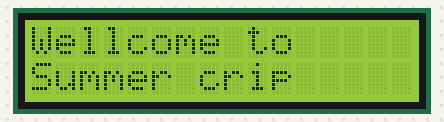
This sketch was run on a simulated Arduino Uno, built with avr-gcc and run on an emulated ATmega328P. Parts: 16×2 character LCD.

Above: at 0.1 s.
At 2.1 s:
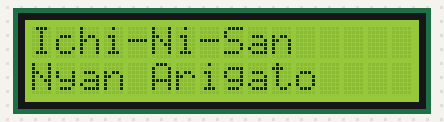
At 2.6 s:
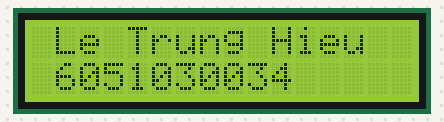

Measured:
- by itself, everything shown: repeats every 1.0 s, in 3 steps
- what the display in image 1 shows lasts 0.5 s, from 2.1 s to 2.6 s

The sketch:

lcd_nhap_coban.ino
```cpp
#include<LiquidCrystal.h>
//khoi tao cac chan
// LCD module connections (RS, E, D4, D5, D6, D7)
LiquidCrystal lcd(7,6,5,4,3,2);
const
byte degree_symbol[8] = {
  0b00111,
  0b00101,
  0b00111,
  0b00000,
  0b00000,
  0b00000,
  0b00000,
  0b00000
};
void setup() {
 //for(byte i=0;i<=5;i++){
  lcd.begin(16,2); //khai bao LCD su dung (16 cot, 2 dong`)
  lcd.createChar(1, degree_symbol);

  lcd.setCursor(0,0); //dua vi tri' con tro? ve` 0 0
  lcd.print("Wellcome to");
  lcd.setCursor(0,1);
  lcd.print("Summer crip");
  delay(2000);
  lcd.clear();
//}
}

void loop() {

  lcd.setCursor(0,0); //dua vi tri' con tro? ve` 0 0
  lcd.print("Ichi-Ni-San");
  lcd.setCursor(0,1);
  lcd.print("Nyan Arigato");
  delay(500);
  lcd.clear();


  lcd.setCursor(0,0); //dua vi tri' con tro? ve` 0 0
  lcd.print(" Le Trung Hieu  ");
  lcd.setCursor(0,1);
  lcd.print(" 6051030034  ");
  delay(500);
  lcd.clear();

}
```
